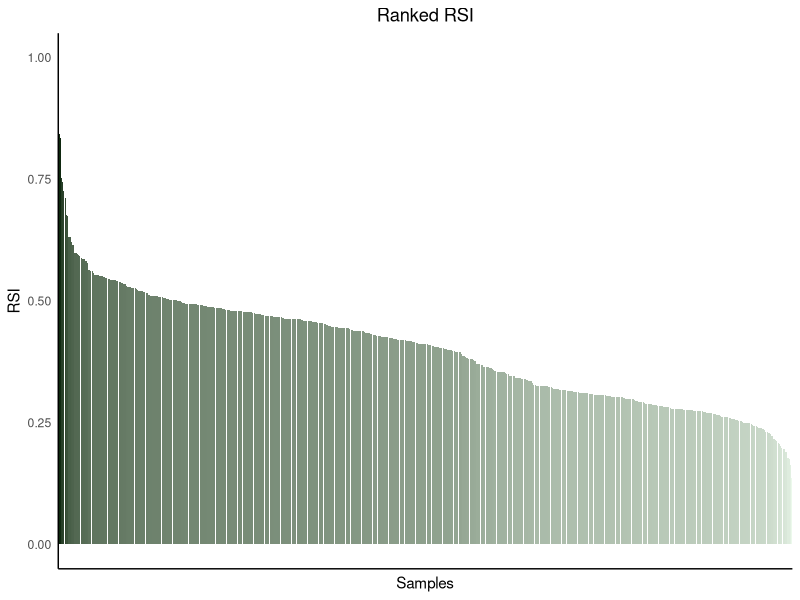
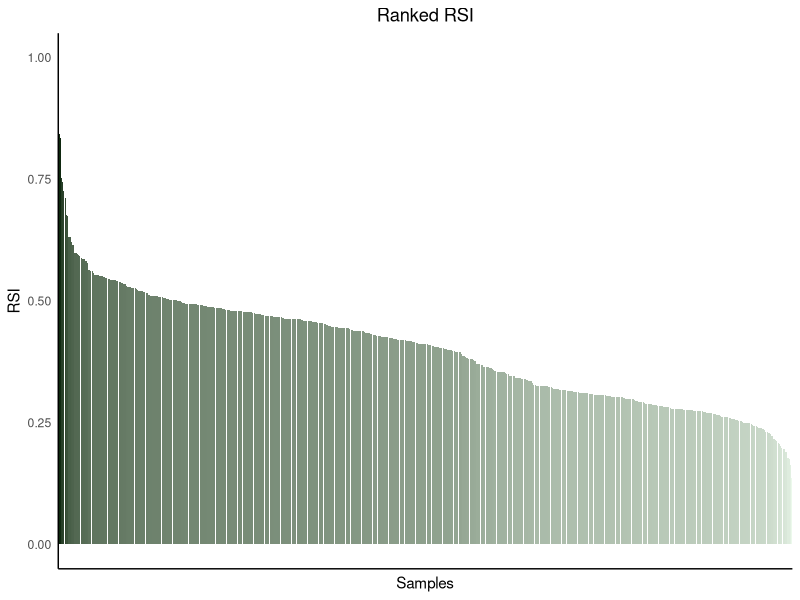
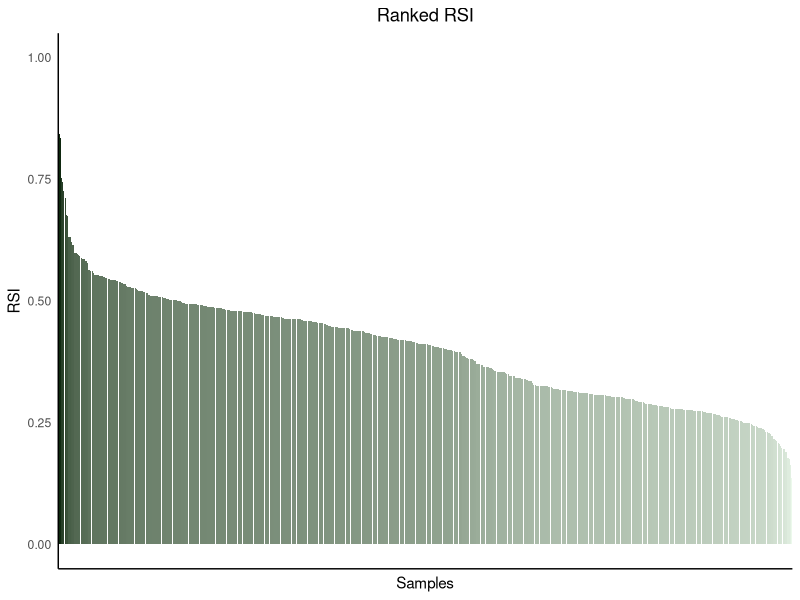

The R script that drew these images, in order: (Note: this script raises an error after producing the figures.)
## ---- chunk 1
knitr::opts_chunk$set(echo = TRUE)
## ---- chunk 2

library(here)
library(pheatmap)
library(tidyverse)

## ---- chunk 3

mutation_BM_meta_tbl <- read.csv(here("Data", "mutation_BM_meta_clean.csv"))
mutation_cat_meta_tbl <- read.csv(here("Data", "mutation_cat_meta_clean.csv"))


## ---- chunk 4


all_columns <- colnames(mutation_BM_meta_tbl) 

interest_genes <- c("TP53BP1", "RIF1", "MCM3AP", "SMG1", "SMARCA4",
                    "LRP1", "CIC", "CNTN1", "PIK3CA", "PIK3CB", 
                    "PIK3CD", "HECW1", "KRAS", "KEAP1", "IDH1", "IDH2",
                    "PIK3R1", "PIK3R2", "PIK3R3", "PTEN", "AKT1", "AKT2",
                    "AKT3", "TSC1", "TSC2", "STK11", "ATM", "ATR", "RAD50",
                    "NBN", "CDC25A", "TP53", "MDC1", "BRCA1", "BRCA2", "RAD51",
                    "PRKDC", "EGFR", "BRAF", "ATRX", "AR", "JUN",
                    "STAT1", "RELA", "ABL1", "CDK1", "HDAC1")

mutation_BM_meta_filter <- mutation_BM_meta_tbl %>%
  select("Sample_ID", "RSI", all_of(interest_genes))
row.names(mutation_BM_meta_tbl) <- mutation_BM_meta_filter$Sample_ID

mutation_cat_meta_filter <- mutation_cat_meta_tbl %>%
  select("Sample_ID", "RSI", all_of(interest_genes))
row.names(mutation_cat_meta_tbl) <- mutation_cat_meta_filter$Sample_ID


## ---- chunk 5


waterfall.plot <- function(df, value_col){
  # This function will create a waterfall style bar plot using the data from a
  # column, value_col, in df.
  # The x axis will display the labels, row names, from the dataframe.
  # The y axis will display the value for each row in the specified column.
  # The x axis will be ordered based on descending y axis value, creating a
  # the waterfall style.
  # Each plot will be saved as a PNG
  # Format dataset to contain labels as factor ordered by `value_col` value
  df$labels <- row.names(df)
  df <- df %>% arrange(desc(UQ(sym(value_col))))
  df$labels <- factor(df$labels, levels=df$labels)
  # Create Plot
  waterfall <- ggplot(df, 
                      aes(x=labels, 
                      y = UQ(sym(value_col)), 
                      fill = UQ(sym(value_col)))) +
    geom_bar(stat="identity") + 
    scale_fill_gradient(low="#ecf9ec", high="#0d260d") +
    ggtitle(paste("Ranked RSI")) +
    ylab("RSI") +
    xlab("Samples") +
    ylim(0, 1) +
    theme_classic() +
    theme(plot.title = element_text(hjust = 0.5),
          axis.text.x = element_blank(),
          axis.ticks = element_blank(),
          legend.position = "none")
  # Save Plot
  plotDir <- here("Plots")
  dir.create(file.path(plotDir), showWarnings = FALSE)# Create dir if necessary
  filename <- paste0("RSI_Waterfall.png")
  png(file.path(plotDir, filename), width = 1000, height = 600, units = "px", 
      res = 125)
  print(waterfall)
  dev.off()
  return(list(df = df, plot = waterfall))
}

waterfall_BM_results <- waterfall.plot(df = mutation_BM_meta_filter, value_col = "RSI")
ranked_BM_df <- waterfall_BM_results[['df']]
waterfall_BM_plot <- waterfall_BM_results[['plot']]


waterfall_cat_results <- waterfall.plot(df = mutation_cat_meta_filter, value_col = "RSI")
ranked_cat_df <- waterfall_cat_results[['df']]
waterfall_cat_plot <- waterfall_cat_results[['plot']]


## ---- chunk 6
print(waterfall_BM_plot)
## ---- chunk 7

# Assess mutation prevalence using binary matrix dataframe, `ranked_BM_df`. 

mutation_sum_BM_df <- ranked_BM_df %>%
  column_to_rownames("Sample_ID") %>%
  select(!c(labels)) %>%
  rownames_to_column() %>%
    pivot_longer(-rowname, 'variable', 'value') %>%
    pivot_wider(variable, rowname) %>%
  mutate(BM_row_count = rowSums(select(., -variable))) %>%
  mutate(BM_row_perc = BM_row_count/nrow(ranked_BM_df)*100) %>%
  # column_to_rownames("variable") %>%
  select(variable, BM_row_perc)

# Merge prevalence of all mutations into dataframe containing multiple mutation types, `ranked_cat_df`
mutation_sum_cat_df <- ranked_cat_df %>%
  column_to_rownames("Sample_ID") %>%
  select(!c(labels)) %>%
  rownames_to_column() %>%
    pivot_longer(-rowname, 'variable', 'value') %>%
    pivot_wider(variable, rowname) %>%
  inner_join(mutation_sum_BM_df, by="variable") %>%
  mutate(gene_perc = paste0(variable, " (", round(BM_row_perc, 2), "%)")) %>%
  arrange(desc(BM_row_perc)) %>%
  column_to_rownames("gene_perc")

# Get rid of RSI variable for each sample, and remove unnecessary columns. We now have a matrix of mutation status
# 0 = no mutation
# 1 = protein altering mutation (not truncating)
# 2 = truncating mutation
heatmap_all_df <- mutation_sum_cat_df %>%
  filter(variable!="RSI") %>%
  select(!c(variable, BM_row_perc))

# For plotting purposes, we'll also narrow this down to the genes with the highest mutation prevalence in this cohort
heatmap_df_limit10 <- head(heatmap_all_df, 10)

# Build RSI annotation dataframe, with a single column for RSI value and row names are sample IDs
# The row names here must match the column names in the matrix we give to the heatmap function
RSI_var = t(mutation_sum_cat_df[mutation_sum_cat_df$variable=="RSI", 
                                !(colnames(mutation_sum_cat_df) %in% c("variable", "BM_row_perc"))])
annotation_col = data.frame(RSI = RSI_var)
colnames(annotation_col) <- "RSI"
annotation_colors <- list(RSI = c("#f9ecec", "#602020"))
annotation_colors <- list(RSI = c("#ecf9ec", "#0d260d"))

# Heatmap of top 10 genes
pheatmap(heatmap_df_limit10, cluster_rows = FALSE, cluster_cols = FALSE,
         show_colnames = FALSE, width = 10, height = 4,
         color = c("#ecf2f9", "#007399", "#ffe066"), legend_breaks = c(0, 1, 2), 
         legend_labels = c("Mutation Absent", "Protein Altering Mutation", "Truncating Mutation"),
         annotation_col = annotation_col, annotation_colors = annotation_colors, 
         gaps_row = c(seq(1, nrow(heatmap_df_limit10))), filename = here("Plots", "mutation_heatmap_limit10.png")
         )


# Heatmap of all curated genes
pheatmap(heatmap_all_df, cluster_rows = FALSE, cluster_cols = FALSE,
         show_colnames = FALSE, width = 10, height = 7,
         color = c("#ecf2f9", "#007399", "#ffe066"), legend_breaks = c(0, 1, 2), 
         legend_labels = c("Mutation Absent", "Protein Altering Mutation", "Truncating Mutation"),
         annotation_col = annotation_col, annotation_colors = annotation_colors, 
         gaps_row = c(seq(1, nrow(heatmap_all_df))), filename = here("Plots", "mutation_heatmap.pdf")
         )

